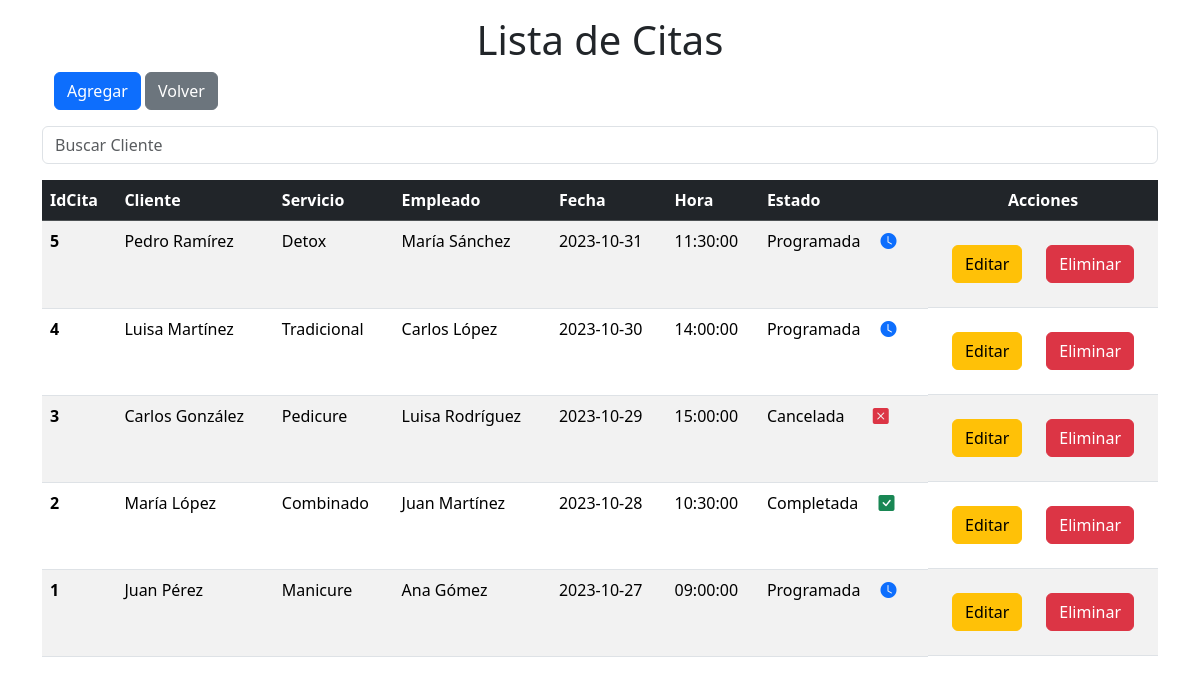
Screenshot of /Citas/Cita.php with the database file from the repository.
### tables this page shows
CREATE TABLE citas (
    idCita INT AUTO_INCREMENT PRIMARY KEY,
    idCliente INT,
    idServicio INT,
    idEmpleado INT,
    fecha DATE,
    hora TIME,
    estado ENUM('Programada', 'Cancelada', 'Completada'),
    FOREIGN KEY (idCliente) REFERENCES clientes(idCliente),
    FOREIGN KEY (idServicio) REFERENCES servicios(idServicio),
    FOREIGN KEY (idEmpleado) REFERENCES empleados(idEmpleado)
);

CREATE TABLE servicios (
    idServicio INT AUTO_INCREMENT PRIMARY KEY,
    nombre VARCHAR(100) NOT NULL,
    descripcion TEXT,
    duracion INT,
    precio DECIMAL(10, 2)
);

### Citas/Cita.php (the view, shortened to what this page needs)
<!doctype html>
<html lang="en">
<head>
    <link href="https://cdn.jsdelivr.net/npm/bootstrap@5.3.2/dist/css/bootstrap.min.css" rel="stylesheet"
>
    <link rel="stylesheet" href="https://cdn.jsdelivr.net/npm/bootstrap-icons@1.11.1/font/bootstrap-icons.css">
</head>
<body>
    <div class="container mt-3">
        <h1 class="text-center">Lista de Citas</h1>
    </div>
    <div class="container">
        <div class="container mb-3">
            <a href="ABM/Agregar.Cita.php" class="btn btn-primary">Agregar</a>
            <a href="" class="btn btn-secondary">Volver</a>
        </div>
        <div class="mb-3">
            <input type="text" id="searchInput" class="form-control" placeholder="Buscar Cliente">
        </div>
        <div class="table-responsive">
            <table class="table table-striped">
                <thead class="table-dark table-header">
                    <tr>
                        <th scope="col">IdCita</th>
                        <th scope="col">Cliente</th>
                        <th scope="col">Servicio</th>
                        <th scope="col">Empleado</th>
                        <th scope="col">Fecha</th>
                        <th scope="col">Hora</th>
                        <th scope="col">Estado</th>
                        <th class="text-center" scope="col">Acciones</th>
                    </tr>
                </thead>
                <tbody>
                    <?php
                    require("../Config/Conexion.php");
                    $sql = $conexion->query("SELECT C.idCita, CONCAT(CLT.nombre, ' ', CLT.apellido) AS cliente, S.nombre AS servicio, CONCAT(E.nombre, ' ', E.apellido) AS empleado, C.fecha, C.hora, C.estado
                    FROM citas C
                    INNER JOIN clientes CLT ON C.idCliente = CLT.idCliente
                    INNER JOIN servicios S ON C.idServicio = S.idServicio
                    INNER JOIN empleados E ON C.idEmpleado = E.idEmpleado
                    ORDER BY C.fecha DESC;");
                    while ($resultado = $sql->fetch_assoc()) {
                        ?>
                        <tr>
                            <th scope="row">
                                <?php echo $resultado['idCita'] ?>
                            </th>
                            <td>
                                <?php echo $resultado['cliente'] ?>
                            </td>
                            <td>
                                <?php echo $resultado['servicio'] ?>
                            </td>
                            <td>
                                <?php echo $resultado['empleado'] ?>
                            </td>
                            <td>
                                <?php echo $resultado['fecha'] ?>
                            </td>
                            <td>
                                <?php echo $resultado['hora'] ?>
                            </td>
                            <td scope="row">
                                <?php
                                $estado = $resultado['estado'];
                                if ($estado === 'Programada') {
                                    echo 'Programada <i class=" ms-3  bi bi-clock-fill text-primary"></i>';
                                } elseif ($estado === 'Cancelada') {
                                    echo 'Cancelada <i class=" ms-4  bi bi-x-square-fill text-danger"></i>';
                                } elseif ($estado === 'Completada') {
                                    echo 'Completada <i class=" ms-3  bi bi-check-square-fill text-success"></i>';
                                }
                                ?>
                            </td>
                            <td class="d-flex justify-content-center" style="gap: 1rem; padding: 1.5rem 0.5rem;">
                                <a href="ABM/Editar.Cita.php?idCita=<?php echo $resultado['idCita']; ?>"
                                    class="btn btn-warning me-2">Editar</a>
                                <a href="ABM/Eliminar.Cita.php?idCita=<?php echo $resultado['idCita']; ?>"
                                    onclick="return confirm('¿Seguro que desea eliminar esta Cita?');"
                                    class="btn btn-danger">Eliminar</a>
                            </td>
                        </tr>
                        <?php
                    }
                    ?>
                </tbody>
            </table>
        </div>
    </div>
</body>
</html>

### rows the page displays
citas: idCita "5", cliente "Pedro Ramírez", idServicio.nombre "Detox", empleado "María Sánchez", fecha "2023-10-31", hora "11:30:00", estado "Programada"
citas: idCita "4", cliente "Luisa Martínez", idServicio.nombre "Tradicional", empleado "Carlos López", fecha "2023-10-30", hora "14:00:00", estado "Programada"
citas: idCita "3", cliente "Carlos González", idServicio.nombre "Pedicure", empleado "Luisa Rodríguez", fecha "2023-10-29", hora "15:00:00", estado "Cancelada"
citas: idCita "2", cliente "María López", idServicio.nombre "Combinado", empleado "Juan Martínez", fecha "2023-10-28", hora "10:30:00", estado "Completada"
citas: idCita "1", cliente "Juan Pérez", idServicio.nombre "Manicure", empleado "Ana Gómez", fecha "2023-10-27", hora "09:00:00", estado "Programada"
